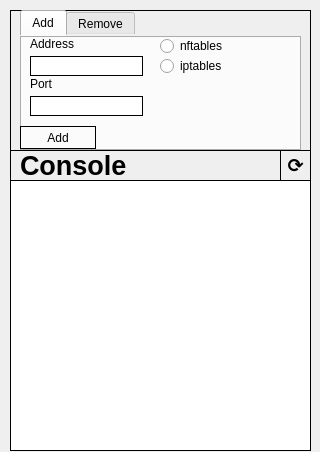
<?xml version="1.0" encoding="UTF-8"?>
<ui version="4.0">
 <class>Frame</class>
 <widget class="QFrame" name="Frame">
  <property name="geometry">
   <rect>
    <x>0</x>
    <y>0</y>
    <width>320</width>
    <height>452</height>
   </rect>
  </property>
  <property name="minimumSize">
   <size>
    <width>320</width>
    <height>452</height>
   </size>
  </property>
  <property name="maximumSize">
   <size>
    <width>320</width>
    <height>452</height>
   </size>
  </property>
  <property name="windowTitle">
   <string>Port Forward Tool</string>
  </property>
  <widget class="QWidget" name="widget" native="true">
   <property name="geometry">
    <rect>
     <x>10</x>
     <y>10</y>
     <width>301</width>
     <height>141</height>
    </rect>
   </property>
   <property name="styleSheet">
    <string notr="true">border-width: 1px;
border-style: solid;
border-color: black;</string>
   </property>
   <widget class="QTabWidget" name="tabWidget">
    <property name="geometry">
     <rect>
      <x>10</x>
      <y>0</y>
      <width>281</width>
      <height>141</height>
     </rect>
    </property>
    <property name="styleSheet">
     <string notr="true">border-width: 0px;</string>
    </property>
    <property name="currentIndex">
     <number>0</number>
    </property>
    <widget class="QWidget" name="tab">
     <attribute name="title">
      <string>Add</string>
     </attribute>
     <widget class="QPushButton" name="addButton">
      <property name="geometry">
       <rect>
        <x>0</x>
        <y>90</y>
        <width>76</width>
        <height>23</height>
       </rect>
      </property>
      <property name="styleSheet">
       <string notr="true">border-width: 1px;</string>
      </property>
      <property name="text">
       <string>Add</string>
      </property>
     </widget>
     <widget class="QLineEdit" name="add_AddressLineEdit">
      <property name="geometry">
       <rect>
        <x>10</x>
        <y>20</y>
        <width>113</width>
        <height>20</height>
       </rect>
      </property>
      <property name="styleSheet">
       <string notr="true">border-width: 1px;</string>
      </property>
     </widget>
     <widget class="QLineEdit" name="add_PortLineEdit">
      <property name="geometry">
       <rect>
        <x>10</x>
        <y>60</y>
        <width>113</width>
        <height>20</height>
       </rect>
      </property>
      <property name="styleSheet">
       <string notr="true">border-width: 1px;</string>
      </property>
     </widget>
     <widget class="QLabel" name="label_3">
      <property name="geometry">
       <rect>
        <x>10</x>
        <y>0</y>
        <width>111</width>
        <height>16</height>
       </rect>
      </property>
      <property name="text">
       <string>Address</string>
      </property>
     </widget>
     <widget class="QLabel" name="label_5">
      <property name="geometry">
       <rect>
        <x>10</x>
        <y>40</y>
        <width>111</width>
        <height>16</height>
       </rect>
      </property>
      <property name="text">
       <string>Port</string>
      </property>
     </widget>
     <widget class="QRadioButton" name="nftablesRadioButton">
      <property name="geometry">
       <rect>
        <x>140</x>
        <y>0</y>
        <width>89</width>
        <height>20</height>
       </rect>
      </property>
      <property name="text">
       <string>nftables</string>
      </property>
     </widget>
     <widget class="QRadioButton" name="iptablesRadioButton">
      <property name="geometry">
       <rect>
        <x>140</x>
        <y>20</y>
        <width>89</width>
        <height>20</height>
       </rect>
      </property>
      <property name="text">
       <string>iptables</string>
      </property>
     </widget>
    </widget>
    <widget class="QWidget" name="tab_2">
     <attribute name="title">
      <string>Remove</string>
     </attribute>
     <widget class="QPushButton" name="removeButton">
      <property name="geometry">
       <rect>
        <x>0</x>
        <y>90</y>
        <width>76</width>
        <height>23</height>
       </rect>
      </property>
      <property name="styleSheet">
       <string notr="true">border-width: 1px;</string>
      </property>
      <property name="text">
       <string>Remove</string>
      </property>
     </widget>
     <widget class="QLabel" name="label_6">
      <property name="geometry">
       <rect>
        <x>0</x>
        <y>0</y>
        <width>91</width>
        <height>16</height>
       </rect>
      </property>
      <property name="text">
       <string>Listenadderss</string>
      </property>
     </widget>
     <widget class="QLabel" name="label_7">
      <property name="geometry">
       <rect>
        <x>0</x>
        <y>40</y>
        <width>111</width>
        <height>16</height>
       </rect>
      </property>
      <property name="text">
       <string>Listenport</string>
      </property>
     </widget>
     <widget class="QLineEdit" name="del_listenAddressLineEdit">
      <property name="geometry">
       <rect>
        <x>0</x>
        <y>20</y>
        <width>113</width>
        <height>20</height>
       </rect>
      </property>
      <property name="styleSheet">
       <string notr="true">border-width: 1px;</string>
      </property>
     </widget>
     <widget class="QLineEdit" name="del_listenPortLineEdit_2">
      <property name="geometry">
       <rect>
        <x>0</x>
        <y>60</y>
        <width>113</width>
        <height>20</height>
       </rect>
      </property>
      <property name="styleSheet">
       <string notr="true">border-width: 1px;</string>
      </property>
     </widget>
    </widget>
   </widget>
  </widget>
  <widget class="QWidget" name="widget_2" native="true">
   <property name="geometry">
    <rect>
     <x>10</x>
     <y>150</y>
     <width>301</width>
     <height>301</height>
    </rect>
   </property>
   <property name="layoutDirection">
    <enum>Qt::LeftToRight</enum>
   </property>
   <property name="styleSheet">
    <string notr="true">border-width: 1px;
border-style: solid;
border-color: black;</string>
   </property>
   <widget class="QTextEdit" name="ConsoleOutput">
    <property name="geometry">
     <rect>
      <x>0</x>
      <y>30</y>
      <width>301</width>
      <height>271</height>
     </rect>
    </property>
    <property name="styleSheet">
     <string notr="true"/>
    </property>
    <property name="readOnly">
     <bool>true</bool>
    </property>
   </widget>
   <widget class="QLabel" name="label">
    <property name="geometry">
     <rect>
      <x>10</x>
      <y>5</y>
      <width>111</width>
      <height>21</height>
     </rect>
    </property>
    <property name="font">
     <font>
      <pointsize>20</pointsize>
      <bold>true</bold>
     </font>
    </property>
    <property name="styleSheet">
     <string notr="true">border-width: 0px;</string>
    </property>
    <property name="text">
     <string>Console</string>
    </property>
   </widget>
   <widget class="QPushButton" name="refreshConsoleButton">
    <property name="geometry">
     <rect>
      <x>270</x>
      <y>0</y>
      <width>31</width>
      <height>31</height>
     </rect>
    </property>
    <property name="font">
     <font>
      <pointsize>14</pointsize>
      <bold>true</bold>
     </font>
    </property>
    <property name="text">
     <string>⟳</string>
    </property>
   </widget>
  </widget>
 </widget>
 <resources/>
 <connections/>
</ui>
